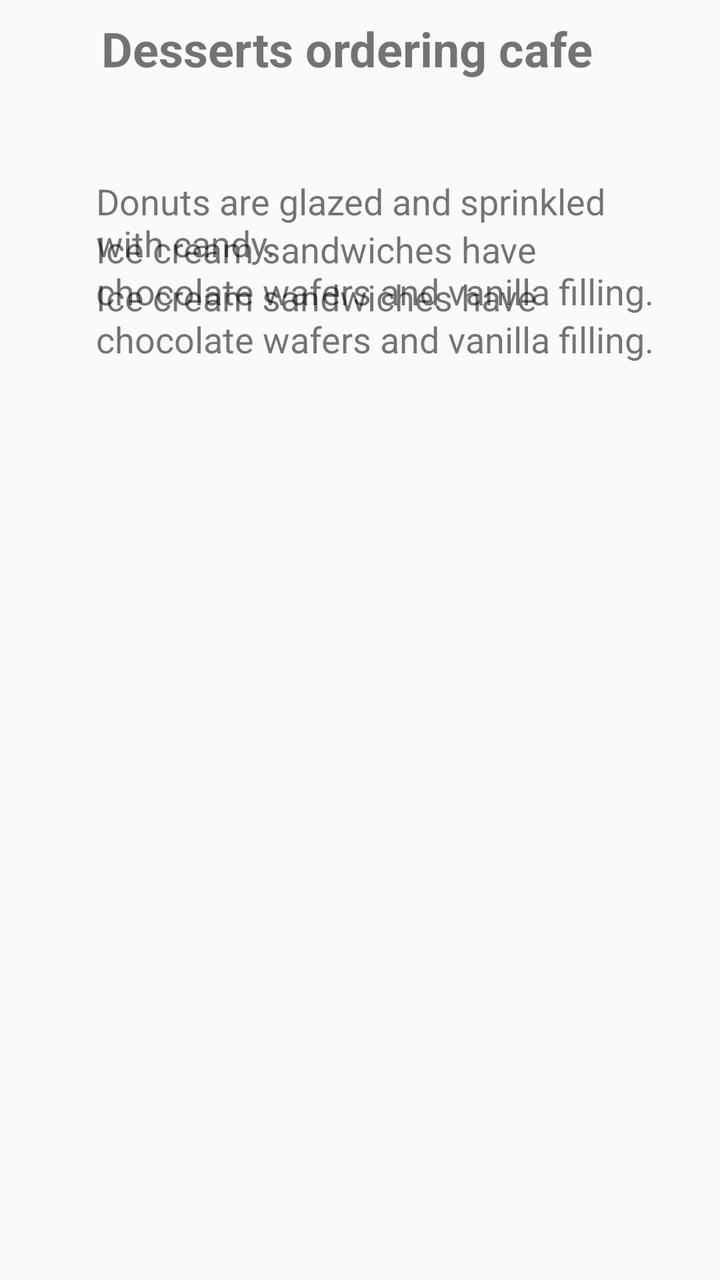
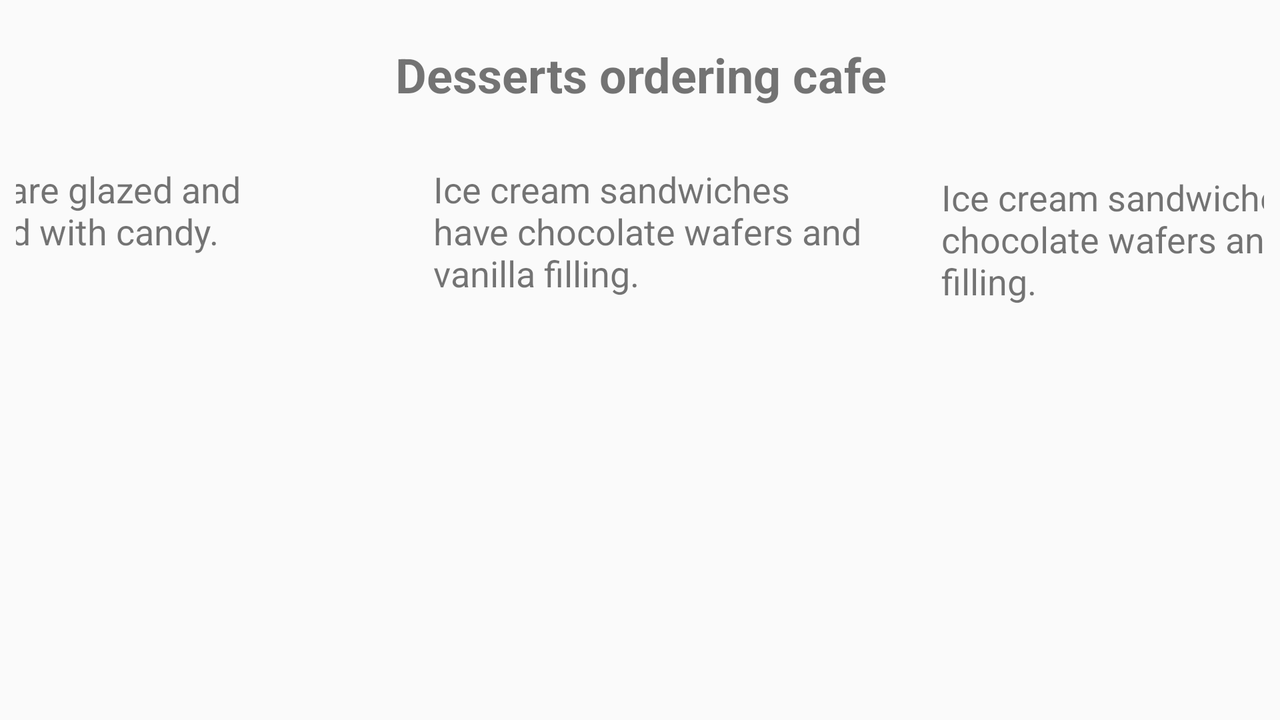

The same Android screen from two of the app's own layout files: first res/layout/ as a phone draws it, then the author's variant for another configuration, drawn on a device whose configuration selects that folder. Both files follow.
<!-- AndroidManifest.xml: application theme AppTheme -->
<!-- res/layout/content_ordering_app.xml -->
<?xml version="1.0" encoding="utf-8"?>
<androidx.constraintlayout.widget.ConstraintLayout xmlns:android="http://schemas.android.com/apk/res/android"
    xmlns:app="http://schemas.android.com/apk/res-auto"
    android:layout_width="match_parent"
    android:layout_height="match_parent"
    app:layout_behavior="@string/appbar_scrolling_view_behavior">

    <TextView
        android:id="@+id/textintro"
        android:layout_width="wrap_content"
        android:layout_height="wrap_content"
        android:layout_marginTop="8dp"
        android:text="@string/desserts_ordering_cafe"
        android:textSize="24sp"
        android:textStyle="bold"
        app:layout_constraintEnd_toEndOf="parent"
        app:layout_constraintHorizontal_bias="0.444"
        app:layout_constraintStart_toStartOf="parent"
        app:layout_constraintTop_toTopOf="parent" />

    <ImageView
        android:id="@+id/donut_id"
        android:layout_width="wrap_content"
        android:layout_height="wrap_content"
        android:layout_marginStart="24dp"
        android:layout_marginTop="24dp"
        android:contentDescription="@string/donuts"
        android:onClick="orderDonuts"
        app:layout_constraintStart_toStartOf="parent"
        app:layout_constraintTop_toBottomOf="@+id/textintro"
        app:srcCompat="@drawable/donut_circle" />

    <ImageView
        android:id="@+id/ice_cream_id"
        android:layout_width="wrap_content"
        android:layout_height="wrap_content"
        android:layout_marginStart="24dp"
        android:layout_marginTop="24dp"
        android:contentDescription="@string/ice_cream_1"
        android:onClick="showIceCreamOrder"
        app:layout_constraintStart_toStartOf="parent"
        app:layout_constraintTop_toBottomOf="@+id/donut_id"
        app:srcCompat="@drawable/froyo_circle" />

    <ImageView
        android:id="@+id/dunat_2_id"
        android:layout_width="wrap_content"
        android:layout_height="wrap_content"
        android:layout_marginStart="24dp"
        android:layout_marginTop="24dp"
        android:contentDescription="@string/ice_cream_2"
        android:onClick="showFroyoOrder"
        app:layout_constraintStart_toStartOf="parent"
        app:layout_constraintTop_toBottomOf="@+id/ice_cream_id"
        app:srcCompat="@drawable/donut_circle" />

    <TextView
        android:id="@+id/donut_textView"
        style="@style/text_contentDiscription"
        android:text="@string/donuts"
        app:layout_constraintEnd_toEndOf="parent"
        app:layout_constraintStart_toEndOf="@+id/donut_id"
        app:layout_constraintTop_toTopOf="@+id/donut_id" />

    <TextView
        android:id="@+id/ic_cream_textView"
        style="@style/text_contentDiscription"
        android:text="@string/ice_cream_1"
        app:layout_constraintEnd_toEndOf="parent"
        app:layout_constraintStart_toEndOf="@+id/ice_cream_id"
        app:layout_constraintTop_toTopOf="@+id/ice_cream_id" />

    <TextView
        android:id="@+id/ic_cream2_id"
        style="@style/text_contentDiscription"
        android:text="@string/ice_cream_2"
        app:layout_constraintEnd_toEndOf="parent"
        app:layout_constraintStart_toEndOf="@+id/dunat_2_id"
        app:layout_constraintTop_toTopOf="@+id/dunat_2_id" />
</androidx.constraintlayout.widget.ConstraintLayout>
<!-- resources referenced by this layout -->
<resources>
  <string name="desserts_ordering_cafe">Desserts ordering cafe</string>
  <string name="donuts">Donuts are glazed and sprinkled with candy.</string>
  <string name="ice_cream_1">Ice cream sandwiches have chocolate wafers and vanilla filling.</string>
  <string name="ice_cream_2">Ice cream sandwiches have chocolate wafers and vanilla filling.</string>
  <style name="text_contentDiscription">
          <item name="android:layout_width">0dp</item>
          <item name="android:layout_height">wrap_content</item>
          <item name="android:layout_marginStart">24dp</item>
          <item name="android:layout_marginTop">24dp</item>
          <item name="android:layout_marginEnd">24dp</item>
          <item name="android:textSize">18sp</item>
      </style>
  <style name="AppTheme" parent="Theme.AppCompat.Light.NoActionBar">
          
          <item name="colorPrimary">@color/colorPrimary</item>
          <item name="colorPrimaryDark">@color/colorPrimaryDark</item>
          <item name="colorAccent">@color/colorAccent</item>
      </style>
  <color name="colorPrimary">#6200EE</color>
  <color name="colorPrimaryDark">#3700B3</color>
  <color name="colorAccent">#03DAC5</color>
</resources>
<!-- res/layout-land/content_ordering_app.xml (the author's variant of the layout above) -->
<!-- drawn on the phone turned sideways -->
<?xml version="1.0" encoding="utf-8"?>
<androidx.constraintlayout.widget.ConstraintLayout xmlns:android="http://schemas.android.com/apk/res/android"
    xmlns:app="http://schemas.android.com/apk/res-auto"
    android:layout_width="match_parent"
    android:layout_height="match_parent"
    android:padding="8dp"
    app:layout_behavior="@string/appbar_scrolling_view_behavior">

    <TextView
        android:id="@+id/textintro"
        android:layout_width="735dp"
        android:layout_height="wrap_content"
        android:layout_marginTop="8dp"
        android:gravity="center"
        android:padding="5dp"
        android:text="@string/desserts_ordering_cafe"
        android:textSize="24sp"
        android:textStyle="bold"
        app:layout_constraintEnd_toEndOf="parent"
        app:layout_constraintStart_toStartOf="parent"
        app:layout_constraintTop_toTopOf="parent" />

    <ImageView
        android:id="@+id/donut_id"
        android:layout_width="0dp"
        android:layout_height="wrap_content"
        android:contentDescription="@string/donuts"
        android:onClick="orderDonuts"
        app:layout_constraintEnd_toStartOf="@+id/ice_cream_id"
        app:layout_constraintHorizontal_bias="0.5"
        app:layout_constraintStart_toStartOf="parent"
        app:layout_constraintTop_toBottomOf="@+id/textintro"
        app:srcCompat="@drawable/donut_circle" />

    <ImageView
        android:id="@+id/ice_cream_id"
        android:layout_width="0dp"
        android:layout_height="wrap_content"
        android:layout_marginStart="2dp"
        android:contentDescription="@string/ice_cream_1"
        android:onClick="showIceCreamOrder"
        app:layout_constraintBottom_toBottomOf="@+id/donut_id"
        app:layout_constraintEnd_toStartOf="@+id/dunat_2_id"
        app:layout_constraintHorizontal_bias="0.5"
        app:layout_constraintStart_toEndOf="@+id/donut_id"
        app:layout_constraintTop_toTopOf="@+id/donut_id"
        app:srcCompat="@drawable/froyo_circle" />

    <ImageView
        android:id="@+id/dunat_2_id"
        android:layout_width="0dp"
        android:layout_height="wrap_content"
        android:contentDescription="@string/ice_cream_2"
        android:onClick="showFroyoOrder"
        app:layout_constraintBottom_toBottomOf="@+id/ice_cream_id"
        app:layout_constraintEnd_toEndOf="parent"
        app:layout_constraintHorizontal_bias="0.5"
        app:layout_constraintStart_toEndOf="@+id/ice_cream_id"
        app:layout_constraintTop_toTopOf="@+id/ice_cream_id"
        app:srcCompat="@drawable/donut_circle" />

    <TextView
        android:id="@+id/donut_textView"
        style="@style/text_contentDiscription"
        android:layout_width="226dp"
        android:text="@string/donuts"
        app:layout_constraintEnd_toEndOf="@+id/donut_id"
        app:layout_constraintEnd_toStartOf="@+id/ic_cream_textView"
        app:layout_constraintHorizontal_bias="0.5"
        app:layout_constraintStart_toStartOf="parent"
        app:layout_constraintTop_toBottomOf="@+id/donut_id" />

    <TextView
        android:id="@+id/ic_cream_textView"
        style="@style/text_contentDiscription"
        android:layout_width="226dp"
        android:text="@string/ice_cream_1"
        app:layout_constraintEnd_toStartOf="@+id/ic_cream2_id"
        app:layout_constraintHorizontal_bias="0.5"
        app:layout_constraintStart_toEndOf="@+id/donut_textView"
        app:layout_constraintTop_toBottomOf="@+id/ice_cream_id" />

    <TextView
        android:id="@+id/ic_cream2_id"
        style="@style/text_contentDiscription"
        android:layout_width="227dp"
        android:layout_marginStart="4dp"
        android:layout_marginTop="28dp"
        android:text="@string/ice_cream_2"
        app:layout_constraintEnd_toEndOf="parent"
        app:layout_constraintHorizontal_bias="0.5"
        app:layout_constraintStart_toEndOf="@+id/ic_cream_textView"
        app:layout_constraintTop_toBottomOf="@+id/dunat_2_id" />
</androidx.constraintlayout.widget.ConstraintLayout>
